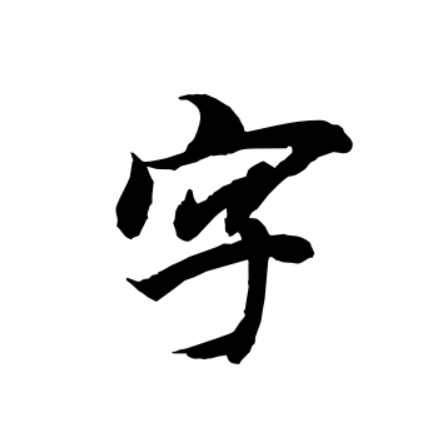
#> input picture image_processing/images/zi.png, 441 x 436 px
$ python Canny2.py   (older library calls are emulated)
#> lines starting #> are read from the running program, lines starting #| are printed output that depends on the picture
#> further down, temImg is the input picture: shape (436, 441, 3); min 0, max 255, mean 228.9
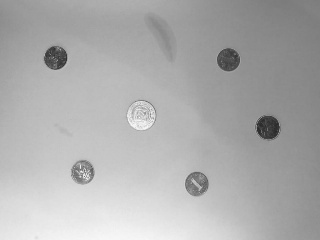
#> input picture image_processing/images/coins_240p_gray.jpg, 320 x 240 px
#> further down, temImg is the input picture: shape (240, 320, 3); min 37, max 252, mean 173.7
import cv2
import numpy as np
import math

dire = [[-1, 1],
        [0, 1],
        [1, 1],
        [-1, 0],
        [0, 0],
        [1, 0],
        [-1, -1],
        [0, -1],
        [1, -1]]


def GaussTemplate(kernelSize, sigma):
#> called with kernelSize = 3, sigma = 5
    tem = int(kernelSize / 2)
    out = np.zeros([kernelSize, kernelSize])
    temSum = 0
    for i in range(0, kernelSize):
        x2 = (i - tem) ** 2
        for j in range(0, kernelSize):
            y2 = (j - tem) ** 2
            out[i][j] = math.exp(-(x2 + y2) / 2 / sigma / sigma) / 2 / math.pi / sigma / sigma
            temSum = temSum + out[i][j]
    for i in range(0, kernelSize):
        for j in range(0, kernelSize):
            out[i][j] = out[i][j] / temSum
    return out


def GaussFilter(img, kernelSize, sigma):
    filterTemplate = GaussTemplate(kernelSize, sigma)
    out = np.zeros([np.shape(img)[0] - int(kernelSize/2), np.shape(img)[1] - int(kernelSize/2)])
    for i in range(int(kernelSize/2), np.shape(img)[0] - int(kernelSize/2)):
        for j in range(int(kernelSize/2), np.shape(img)[1] - int(kernelSize/2)):
            temSum = 0
            for k in range(0, kernelSize):
                for l in range(0, kernelSize):
                    temSum = temSum + img[i - int(kernelSize/2) + k][j - int(kernelSize/2) + l] * filterTemplate[k][l]
            out[i][j] = int(temSum)
    out = np.clip(out, 0, 255)
    out = np.uint8(out)
    print(out)
#> (printed output is left out)
    return out


def SobelOperator(img, threshold):
#> called with threshold = 150
    sobel_x = [[-1, 0, 1], [-2, 0, 2], [-1, 0, 1]]
    sobel_y = [[1, 2, 1], [0, 0, 0], [-1, -2, -1]]
    out = np.zeros(np.shape(img))
    out_x = out
    out_y = out
    for i in range(1, img.shape[0] - 1):
        for j in range(1, img.shape[1] - 1):
            temSum_x = 0
            temSum_y = 0
            for k in range(0, 3):
                for l in range(0, 3):
                    temSum_x = temSum_x + sobel_x[k][l] * int(img[i+k-1][j+l-1])
                    temSum_y = temSum_y + sobel_y[k][l] * int(img[i+k-1][j+l-1])
            temSum_x = abs(temSum_x)
            temSum_y = abs(temSum_y)
            temSum = abs(temSum_x) + abs(temSum_y)
            out_x[i][j] = math.sqrt(temSum_x)
            out_y[i][j] = math.sqrt(temSum_y)
            out[i][j] = math.sqrt(temSum)
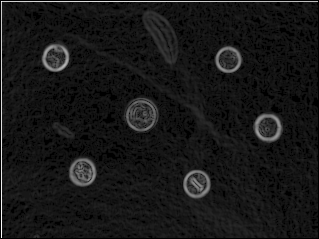
#> out: shape (239, 319) float64; min 0, max 30.23, mean 2.8; drawn with min black and max white

    out_x = np.uint8(out_x)
    out_y = np.uint8(out_y)
    out = np.uint8(out)

    out_x = np.clip(out_x, 0, 255)
    out_y = np.clip(out_y, 0, 255)
    out = np.clip(out, 0, 255)
    '''
    for i in range(1, img.shape[0] - 1):
        for j in range(1, img.shape[1] - 1):
            if threshold < out[i][j]:
                out[i][j] = 0
            else:
                out[i][j] = 255
            if threshold < out_x[i][j]:
                out_x[i][j] = 0
            else:
                out_x[i][j] = 255
            if threshold < out_y[i][j]:
                out_y[i][j] = 0
            else:
                out_y[i][j] = 255
    '''
    '''
    img2 = cv2.Sobel(img, cv2.CV_16S, 1, 1)
    img2 = cv2.convertScaleAbs(img2)
    cv2.imshow("img2", img2)
    '''

    '''
    cv2.imshow("out_y", out_y)
    cv2.imshow("out_x", out_x)
    cv2.imshow("out", out)
    cv2.imshow("img2", img2)
    cv2.waitKey()
    '''
    return [out_x, out_y, out]


def CannyEdgeDetection(img, kernelSize, sigma):
    out = img
    lev = img
    theta = img

    img = GaussFilter(img, 3, 5)
    [img_x, img_y, img] = SobelOperator(img, 150)

#    img_x = cv2.Sobel(img, cv2.CV_16S, 1, 0)
#    img_y = cv2.Sobel(img, cv2.CV_16S, 0, 1)
#    img = cv2.Sobel(img, cv2.CV_16S, 1, 1)
    cv2.imshow("imgx", img_x)
    cv2.imshow("imgy", img_y)
    cv2.imshow("img1", img)
    '''
    cv2.waitKey()
    img_x = np.clip(img_x, 1, 255)
    img_y = np.clip(img_x, 1, 255)
    img = np.clip(img_x, 1, 255)
    '''
    for i in range(1, img.shape[0] - 1):
        for j in range(1, img.shape[1] - 1):
            #print(theta[i][j], end=" ")
            #print(lev[i][j])
            theta[i][j] = math.atan(int(img_y[i][j] + 1) / int(img_x[i][j] + 1))
            lev[i][j] = math.sqrt(int(img_x[i][j]) ** 2 + int(img_y[i][j]) ** 2)
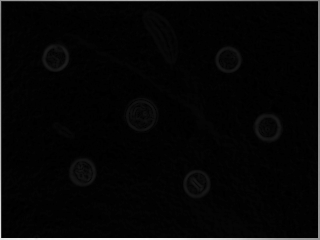
#> lev: shape (240, 320); min 0, max 247, mean 6.7
            #print(theta[i][j], end=" ")
            #print(lev[i][j])
    print(lev)
#> (printed output is left out)
    print(theta)
#> (printed output is left out)
    #lev = cv2.convertScaleAbs(lev)
    #theta = cv2.convertScaleAbs(theta)
    print("----------------------------------")
    print(lev)
#> (printed output is left out)
    print(theta)
#> (printed output is left out)
    cv2.imshow("lev", lev)
    cv2.imshow("theta", theta)
    cv2.waitKey()


temImg = cv2.imread("images/zi.png")
#temImg = cv2.imread("images/sunflower_240p_gray.jpg")
temImg = cv2.cvtColor(temImg, cv2.COLOR_BGR2GRAY)
'''
cv2.imshow("img", temImg)
cv2.waitKey()
temImg = GaussFilter(temImg, 3, 3)
cv2.imshow("img", temImg)
cv2.waitKey()
'''
'''
imgs = SobelOperator(temImg, 150)
cv2.imshow("imgx", imgs[0])
cv2.imshow("imgy", imgs[1])
cv2.imshow("img1", imgs[2])
cv2.waitKey()
'''

'''
cv2.imshow("img", temImg)
cv2.waitKey()
'''

''''''
temImg = cv2.imread("images/coins_240p_gray.jpg")
temImg = cv2.cvtColor(temImg, cv2.COLOR_BGR2GRAY)
CannyEdgeDetection(temImg, 3, 5)
